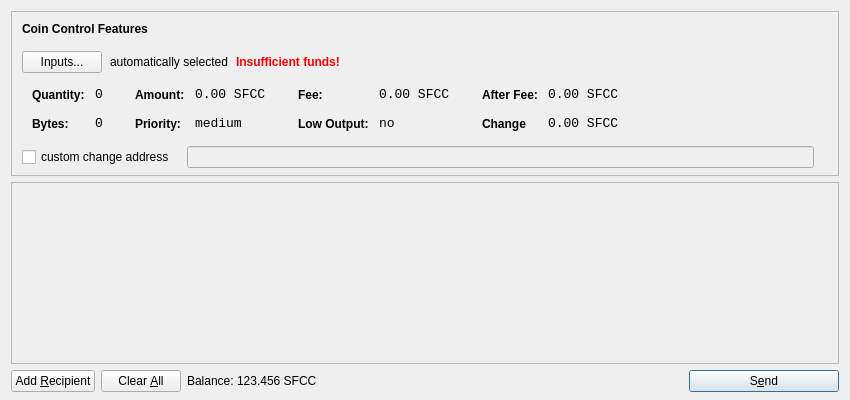
<?xml version="1.0" encoding="UTF-8"?>
<ui version="4.0">
 <class>SendCoinsDialog</class>
 <widget class="QDialog" name="SendCoinsDialog">
  <property name="geometry">
   <rect>
    <x>0</x>
    <y>0</y>
    <width>850</width>
    <height>400</height>
   </rect>
  </property>
  <property name="windowTitle">
   <string>Send Coins</string>
  </property>
  <property name="styleSheet">
   <string notr="true">background-image: url(:/images/gr);</string>
  </property>
  <layout class="QVBoxLayout" name="verticalLayout" stretch="0,1,0">
   <property name="bottomMargin">
    <number>8</number>
   </property>
   <item>
    <widget class="QFrame" name="frameCoinControl">
     <property name="sizePolicy">
      <sizepolicy hsizetype="Expanding" vsizetype="Expanding">
       <horstretch>0</horstretch>
       <verstretch>0</verstretch>
      </sizepolicy>
     </property>
     <property name="maximumSize">
      <size>
       <width>16777215</width>
       <height>16777215</height>
      </size>
     </property>
     <property name="frameShape">
      <enum>QFrame::StyledPanel</enum>
     </property>
     <property name="frameShadow">
      <enum>QFrame::Sunken</enum>
     </property>
     <layout class="QVBoxLayout" name="verticalLayoutCoinControl2">
      <property name="spacing">
       <number>6</number>
      </property>
      <property name="leftMargin">
       <number>0</number>
      </property>
      <property name="topMargin">
       <number>0</number>
      </property>
      <property name="rightMargin">
       <number>0</number>
      </property>
      <property name="bottomMargin">
       <number>6</number>
      </property>
      <item>
       <layout class="QVBoxLayout" name="verticalLayoutCoinControl" stretch="0,0,0,0,1">
        <property name="spacing">
         <number>0</number>
        </property>
        <property name="leftMargin">
         <number>10</number>
        </property>
        <property name="topMargin">
         <number>10</number>
        </property>
        <item>
         <layout class="QHBoxLayout" name="horizontalLayoutCoinControl1">
          <property name="bottomMargin">
           <number>15</number>
          </property>
          <item>
           <widget class="QLabel" name="labelCoinControlFeatures">
            <property name="sizePolicy">
             <sizepolicy hsizetype="Preferred" vsizetype="Maximum">
              <horstretch>0</horstretch>
              <verstretch>0</verstretch>
             </sizepolicy>
            </property>
            <property name="font">
             <font>
              <weight>75</weight>
              <bold>true</bold>
             </font>
            </property>
            <property name="styleSheet">
             <string notr="true">font-weight:bold;</string>
            </property>
            <property name="text">
             <string>Coin Control Features</string>
            </property>
           </widget>
          </item>
         </layout>
        </item>
        <item>
         <layout class="QHBoxLayout" name="horizontalLayoutCoinControl2" stretch="0,0,0,0">
          <property name="spacing">
           <number>8</number>
          </property>
          <property name="bottomMargin">
           <number>10</number>
          </property>
          <item>
           <widget class="QPushButton" name="pushButtonCoinControl">
            <property name="styleSheet">
             <string notr="true"/>
            </property>
            <property name="text">
             <string>Inputs...</string>
            </property>
           </widget>
          </item>
          <item>
           <widget class="QLabel" name="labelCoinControlAutomaticallySelected">
            <property name="text">
             <string>automatically selected</string>
            </property>
            <property name="margin">
             <number>5</number>
            </property>
           </widget>
          </item>
          <item>
           <widget class="QLabel" name="labelCoinControlInsuffFunds">
            <property name="font">
             <font>
              <weight>75</weight>
              <bold>true</bold>
             </font>
            </property>
            <property name="styleSheet">
             <string notr="true">color:red;font-weight:bold;</string>
            </property>
            <property name="text">
             <string>Insufficient funds!</string>
            </property>
            <property name="margin">
             <number>5</number>
            </property>
           </widget>
          </item>
          <item>
           <spacer name="horizontalSpacerCoinControl">
            <property name="orientation">
             <enum>Qt::Horizontal</enum>
            </property>
            <property name="sizeHint" stdset="0">
             <size>
              <width>40</width>
              <height>1</height>
             </size>
            </property>
           </spacer>
          </item>
         </layout>
        </item>
        <item>
         <widget class="QWidget" name="widgetCoinControl" native="true">
          <property name="sizePolicy">
           <sizepolicy hsizetype="Preferred" vsizetype="Preferred">
            <horstretch>0</horstretch>
            <verstretch>0</verstretch>
           </sizepolicy>
          </property>
          <property name="minimumSize">
           <size>
            <width>0</width>
            <height>0</height>
           </size>
          </property>
          <property name="styleSheet">
           <string notr="true"/>
          </property>
          <layout class="QHBoxLayout" name="horizontalLayoutCoinControl5">
           <property name="leftMargin">
            <number>0</number>
           </property>
           <property name="topMargin">
            <number>0</number>
           </property>
           <property name="rightMargin">
            <number>0</number>
           </property>
           <property name="bottomMargin">
            <number>0</number>
           </property>
           <item>
            <layout class="QHBoxLayout" name="horizontalLayoutCoinControl3" stretch="0,0,0,1">
             <property name="spacing">
              <number>20</number>
             </property>
             <property name="topMargin">
              <number>0</number>
             </property>
             <property name="bottomMargin">
              <number>10</number>
             </property>
             <item>
              <layout class="QFormLayout" name="formLayoutCoinControl1">
               <property name="horizontalSpacing">
                <number>10</number>
               </property>
               <property name="verticalSpacing">
                <number>14</number>
               </property>
               <property name="leftMargin">
                <number>10</number>
               </property>
               <property name="topMargin">
                <number>4</number>
               </property>
               <property name="rightMargin">
                <number>6</number>
               </property>
               <item row="0" column="0">
                <widget class="QLabel" name="labelCoinControlQuantityText">
                 <property name="styleSheet">
                  <string notr="true">font-weight:bold;</string>
                 </property>
                 <property name="text">
                  <string>Quantity:</string>
                 </property>
                 <property name="margin">
                  <number>0</number>
                 </property>
                </widget>
               </item>
               <item row="0" column="1">
                <widget class="QLabel" name="labelCoinControlQuantity">
                 <property name="font">
                  <font>
                   <family>Monospace</family>
                   <pointsize>10</pointsize>
                  </font>
                 </property>
                 <property name="cursor">
                  <cursorShape>IBeamCursor</cursorShape>
                 </property>
                 <property name="contextMenuPolicy">
                  <enum>Qt::ActionsContextMenu</enum>
                 </property>
                 <property name="text">
                  <string>0</string>
                 </property>
                 <property name="margin">
                  <number>0</number>
                 </property>
                 <property name="textInteractionFlags">
                  <set>Qt::LinksAccessibleByMouse|Qt::TextSelectableByKeyboard|Qt::TextSelectableByMouse</set>
                 </property>
                </widget>
               </item>
               <item row="1" column="0">
                <widget class="QLabel" name="labelCoinControlBytesText">
                 <property name="styleSheet">
                  <string notr="true">font-weight:bold;</string>
                 </property>
                 <property name="text">
                  <string>Bytes:</string>
                 </property>
                </widget>
               </item>
               <item row="1" column="1">
                <widget class="QLabel" name="labelCoinControlBytes">
                 <property name="font">
                  <font>
                   <family>Monospace</family>
                   <pointsize>10</pointsize>
                  </font>
                 </property>
                 <property name="cursor">
                  <cursorShape>IBeamCursor</cursorShape>
                 </property>
                 <property name="contextMenuPolicy">
                  <enum>Qt::ActionsContextMenu</enum>
                 </property>
                 <property name="text">
                  <string>0</string>
                 </property>
                 <property name="textInteractionFlags">
                  <set>Qt::LinksAccessibleByMouse|Qt::TextSelectableByKeyboard|Qt::TextSelectableByMouse</set>
                 </property>
                </widget>
               </item>
              </layout>
             </item>
             <item>
              <layout class="QFormLayout" name="formLayoutCoinControl2">
               <property name="horizontalSpacing">
                <number>10</number>
               </property>
               <property name="verticalSpacing">
                <number>14</number>
               </property>
               <property name="leftMargin">
                <number>6</number>
               </property>
               <property name="topMargin">
                <number>4</number>
               </property>
               <property name="rightMargin">
                <number>6</number>
               </property>
               <item row="0" column="0">
                <widget class="QLabel" name="labelCoinControlAmountText">
                 <property name="styleSheet">
                  <string notr="true">font-weight:bold;</string>
                 </property>
                 <property name="text">
                  <string>Amount:</string>
                 </property>
                 <property name="margin">
                  <number>0</number>
                 </property>
                </widget>
               </item>
               <item row="0" column="1">
                <widget class="QLabel" name="labelCoinControlAmount">
                 <property name="font">
                  <font>
                   <family>Monospace</family>
                   <pointsize>10</pointsize>
                  </font>
                 </property>
                 <property name="cursor">
                  <cursorShape>IBeamCursor</cursorShape>
                 </property>
                 <property name="contextMenuPolicy">
                  <enum>Qt::ActionsContextMenu</enum>
                 </property>
                 <property name="text">
                  <string>0.00 SFCC</string>
                 </property>
                 <property name="textInteractionFlags">
                  <set>Qt::LinksAccessibleByMouse|Qt::TextSelectableByKeyboard|Qt::TextSelectableByMouse</set>
                 </property>
                </widget>
               </item>
               <item row="1" column="0">
                <widget class="QLabel" name="labelCoinControlPriorityText">
                 <property name="styleSheet">
                  <string notr="true">font-weight:bold;</string>
                 </property>
                 <property name="text">
                  <string>Priority:</string>
                 </property>
                </widget>
               </item>
               <item row="1" column="1">
                <widget class="QLabel" name="labelCoinControlPriority">
                 <property name="font">
                  <font>
                   <family>Monospace</family>
                   <pointsize>10</pointsize>
                  </font>
                 </property>
                 <property name="cursor">
                  <cursorShape>IBeamCursor</cursorShape>
                 </property>
                 <property name="contextMenuPolicy">
                  <enum>Qt::ActionsContextMenu</enum>
                 </property>
                 <property name="text">
                  <string>medium</string>
                 </property>
                 <property name="textInteractionFlags">
                  <set>Qt::LinksAccessibleByMouse|Qt::TextSelectableByKeyboard|Qt::TextSelectableByMouse</set>
                 </property>
                </widget>
               </item>
              </layout>
             </item>
             <item>
              <layout class="QFormLayout" name="formLayoutCoinControl3">
               <property name="horizontalSpacing">
                <number>10</number>
               </property>
               <property name="verticalSpacing">
                <number>14</number>
               </property>
               <property name="leftMargin">
                <number>6</number>
               </property>
               <property name="topMargin">
                <number>4</number>
               </property>
               <property name="rightMargin">
                <number>6</number>
               </property>
               <item row="0" column="0">
                <widget class="QLabel" name="labelCoinControlFeeText">
                 <property name="styleSheet">
                  <string notr="true">font-weight:bold;</string>
                 </property>
                 <property name="text">
                  <string>Fee:</string>
                 </property>
                 <property name="margin">
                  <number>0</number>
                 </property>
                </widget>
               </item>
               <item row="0" column="1">
                <widget class="QLabel" name="labelCoinControlFee">
                 <property name="font">
                  <font>
                   <family>Monospace</family>
                   <pointsize>10</pointsize>
                  </font>
                 </property>
                 <property name="cursor">
                  <cursorShape>IBeamCursor</cursorShape>
                 </property>
                 <property name="contextMenuPolicy">
                  <enum>Qt::ActionsContextMenu</enum>
                 </property>
                 <property name="text">
                  <string>0.00 SFCC</string>
                 </property>
                 <property name="textInteractionFlags">
                  <set>Qt::LinksAccessibleByMouse|Qt::TextSelectableByKeyboard|Qt::TextSelectableByMouse</set>
                 </property>
                </widget>
               </item>
               <item row="1" column="0">
                <widget class="QLabel" name="labelCoinControlLowOutputText">
                 <property name="styleSheet">
                  <string notr="true">font-weight:bold;</string>
                 </property>
                 <property name="text">
                  <string>Low Output:</string>
                 </property>
                </widget>
               </item>
               <item row="1" column="1">
                <widget class="QLabel" name="labelCoinControlLowOutput">
                 <property name="font">
                  <font>
                   <family>Monospace</family>
                   <pointsize>10</pointsize>
                  </font>
                 </property>
                 <property name="cursor">
                  <cursorShape>IBeamCursor</cursorShape>
                 </property>
                 <property name="contextMenuPolicy">
                  <enum>Qt::ActionsContextMenu</enum>
                 </property>
                 <property name="text">
                  <string>no</string>
                 </property>
                 <property name="textInteractionFlags">
                  <set>Qt::LinksAccessibleByMouse|Qt::TextSelectableByKeyboard|Qt::TextSelectableByMouse</set>
                 </property>
                </widget>
               </item>
              </layout>
             </item>
             <item>
              <layout class="QFormLayout" name="formLayoutCoinControl4">
               <property name="horizontalSpacing">
                <number>10</number>
               </property>
               <property name="verticalSpacing">
                <number>14</number>
               </property>
               <property name="leftMargin">
                <number>6</number>
               </property>
               <property name="topMargin">
                <number>4</number>
               </property>
               <property name="rightMargin">
                <number>6</number>
               </property>
               <item row="0" column="0">
                <widget class="QLabel" name="labelCoinControlAfterFeeText">
                 <property name="styleSheet">
                  <string notr="true">font-weight:bold;</string>
                 </property>
                 <property name="text">
                  <string>After Fee:</string>
                 </property>
                 <property name="margin">
                  <number>0</number>
                 </property>
                </widget>
               </item>
               <item row="0" column="1">
                <widget class="QLabel" name="labelCoinControlAfterFee">
                 <property name="font">
                  <font>
                   <family>Monospace</family>
                   <pointsize>10</pointsize>
                  </font>
                 </property>
                 <property name="cursor">
                  <cursorShape>IBeamCursor</cursorShape>
                 </property>
                 <property name="contextMenuPolicy">
                  <enum>Qt::ActionsContextMenu</enum>
                 </property>
                 <property name="text">
                  <string>0.00 SFCC</string>
                 </property>
                 <property name="textInteractionFlags">
                  <set>Qt::LinksAccessibleByMouse|Qt::TextSelectableByKeyboard|Qt::TextSelectableByMouse</set>
                 </property>
                </widget>
               </item>
               <item row="1" column="0">
                <widget class="QLabel" name="labelCoinControlChangeText">
                 <property name="styleSheet">
                  <string notr="true">font-weight:bold;</string>
                 </property>
                 <property name="text">
                  <string>Change</string>
                 </property>
                </widget>
               </item>
               <item row="1" column="1">
                <widget class="QLabel" name="labelCoinControlChange">
                 <property name="font">
                  <font>
                   <family>Monospace</family>
                   <pointsize>10</pointsize>
                  </font>
                 </property>
                 <property name="cursor">
                  <cursorShape>IBeamCursor</cursorShape>
                 </property>
                 <property name="contextMenuPolicy">
                  <enum>Qt::ActionsContextMenu</enum>
                 </property>
                 <property name="text">
                  <string>0.00 SFCC</string>
                 </property>
                 <property name="textInteractionFlags">
                  <set>Qt::LinksAccessibleByMouse|Qt::TextSelectableByKeyboard|Qt::TextSelectableByMouse</set>
                 </property>
                </widget>
               </item>
              </layout>
             </item>
            </layout>
           </item>
          </layout>
         </widget>
        </item>
        <item>
         <layout class="QHBoxLayout" name="horizontalLayoutCoinControl4" stretch="0,0,0">
          <property name="spacing">
           <number>12</number>
          </property>
          <property name="sizeConstraint">
           <enum>QLayout::SetDefaultConstraint</enum>
          </property>
          <property name="topMargin">
           <number>5</number>
          </property>
          <property name="rightMargin">
           <number>5</number>
          </property>
          <item>
           <widget class="QCheckBox" name="checkBoxCoinControlChange">
            <property name="text">
             <string>custom change address</string>
            </property>
           </widget>
          </item>
          <item>
           <widget class="QLineEdit" name="lineEditCoinControlChange">
            <property name="enabled">
             <bool>false</bool>
            </property>
            <property name="sizePolicy">
             <sizepolicy hsizetype="Expanding" vsizetype="Fixed">
              <horstretch>0</horstretch>
              <verstretch>0</verstretch>
             </sizepolicy>
            </property>
           </widget>
          </item>
          <item>
           <widget class="QLabel" name="labelCoinControlChangeLabel">
            <property name="sizePolicy">
             <sizepolicy hsizetype="Preferred" vsizetype="Expanding">
              <horstretch>0</horstretch>
              <verstretch>0</verstretch>
             </sizepolicy>
            </property>
            <property name="minimumSize">
             <size>
              <width>0</width>
              <height>0</height>
             </size>
            </property>
            <property name="text">
             <string/>
            </property>
            <property name="margin">
             <number>3</number>
            </property>
           </widget>
          </item>
         </layout>
        </item>
        <item>
         <spacer name="verticalSpacerCoinControl">
          <property name="orientation">
           <enum>Qt::Vertical</enum>
          </property>
          <property name="sizeHint" stdset="0">
           <size>
            <width>800</width>
            <height>1</height>
           </size>
          </property>
         </spacer>
        </item>
       </layout>
      </item>
     </layout>
    </widget>
   </item>
   <item>
    <widget class="QScrollArea" name="scrollArea">
     <property name="widgetResizable">
      <bool>true</bool>
     </property>
     <widget class="QWidget" name="scrollAreaWidgetContents">
      <property name="geometry">
       <rect>
        <x>0</x>
        <y>0</y>
        <width>830</width>
        <height>172</height>
       </rect>
      </property>
      <layout class="QVBoxLayout" name="verticalLayout_2">
       <property name="leftMargin">
        <number>0</number>
       </property>
       <property name="topMargin">
        <number>0</number>
       </property>
       <property name="rightMargin">
        <number>0</number>
       </property>
       <property name="bottomMargin">
        <number>0</number>
       </property>
       <item>
        <layout class="QVBoxLayout" name="entries">
         <property name="spacing">
          <number>6</number>
         </property>
        </layout>
       </item>
       <item>
        <spacer name="verticalSpacer">
         <property name="orientation">
          <enum>Qt::Vertical</enum>
         </property>
         <property name="sizeHint" stdset="0">
          <size>
           <width>20</width>
           <height>40</height>
          </size>
         </property>
        </spacer>
       </item>
      </layout>
     </widget>
    </widget>
   </item>
   <item>
    <layout class="QHBoxLayout" name="horizontalLayout">
     <item>
      <widget class="QPushButton" name="addButton">
       <property name="toolTip">
        <string>Send to multiple recipients at once</string>
       </property>
       <property name="text">
        <string>Add &amp;Recipient</string>
       </property>
       <property name="icon">
        <iconset resource="../bitcoin.qrc">
         <normaloff>:/icons/add</normaloff>:/icons/add</iconset>
       </property>
       <property name="autoDefault">
        <bool>false</bool>
       </property>
      </widget>
     </item>
     <item>
      <widget class="QPushButton" name="clearButton">
       <property name="sizePolicy">
        <sizepolicy hsizetype="Minimum" vsizetype="Fixed">
         <horstretch>0</horstretch>
         <verstretch>0</verstretch>
        </sizepolicy>
       </property>
       <property name="toolTip">
        <string>Remove all transaction fields</string>
       </property>
       <property name="text">
        <string>Clear &amp;All</string>
       </property>
       <property name="icon">
        <iconset resource="../bitcoin.qrc">
         <normaloff>:/icons/remove</normaloff>:/icons/remove</iconset>
       </property>
       <property name="autoRepeatDelay">
        <number>300</number>
       </property>
       <property name="autoDefault">
        <bool>false</bool>
       </property>
      </widget>
     </item>
     <item>
      <layout class="QHBoxLayout" name="horizontalLayout_2">
       <property name="spacing">
        <number>3</number>
       </property>
       <item>
        <widget class="QLabel" name="label">
         <property name="sizePolicy">
          <sizepolicy hsizetype="Preferred" vsizetype="Fixed">
           <horstretch>0</horstretch>
           <verstretch>0</verstretch>
          </sizepolicy>
         </property>
         <property name="text">
          <string>Balance:</string>
         </property>
        </widget>
       </item>
       <item>
        <widget class="QLabel" name="labelBalance">
         <property name="sizePolicy">
          <sizepolicy hsizetype="Preferred" vsizetype="Fixed">
           <horstretch>0</horstretch>
           <verstretch>0</verstretch>
          </sizepolicy>
         </property>
         <property name="cursor">
          <cursorShape>IBeamCursor</cursorShape>
         </property>
         <property name="text">
          <string>123.456 SFCC</string>
         </property>
         <property name="textInteractionFlags">
          <set>Qt::LinksAccessibleByMouse|Qt::TextSelectableByKeyboard|Qt::TextSelectableByMouse</set>
         </property>
        </widget>
       </item>
      </layout>
     </item>
     <item>
      <spacer name="horizontalSpacer">
       <property name="orientation">
        <enum>Qt::Horizontal</enum>
       </property>
       <property name="sizeHint" stdset="0">
        <size>
         <width>40</width>
         <height>20</height>
        </size>
       </property>
      </spacer>
     </item>
     <item>
      <widget class="QPushButton" name="sendButton">
       <property name="minimumSize">
        <size>
         <width>150</width>
         <height>0</height>
        </size>
       </property>
       <property name="toolTip">
        <string>Confirm the send action</string>
       </property>
       <property name="text">
        <string>S&amp;end</string>
       </property>
       <property name="icon">
        <iconset resource="../bitcoin.qrc">
         <normaloff>:/icons/send</normaloff>:/icons/send</iconset>
       </property>
       <property name="default">
        <bool>true</bool>
       </property>
      </widget>
     </item>
    </layout>
   </item>
  </layout>
 </widget>
 <resources>
  <include location="../bitcoin.qrc"/>
 </resources>
 <connections/>
</ui>
